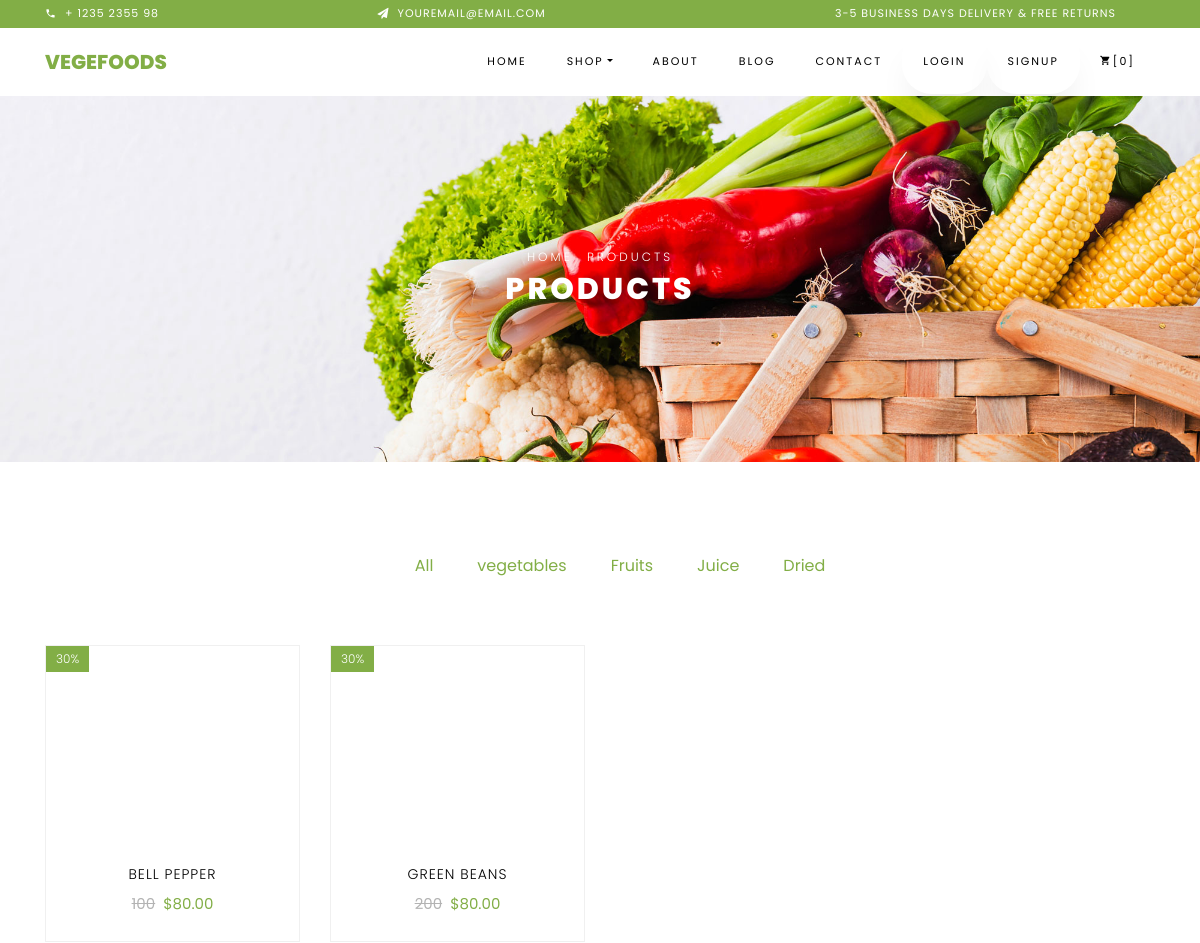
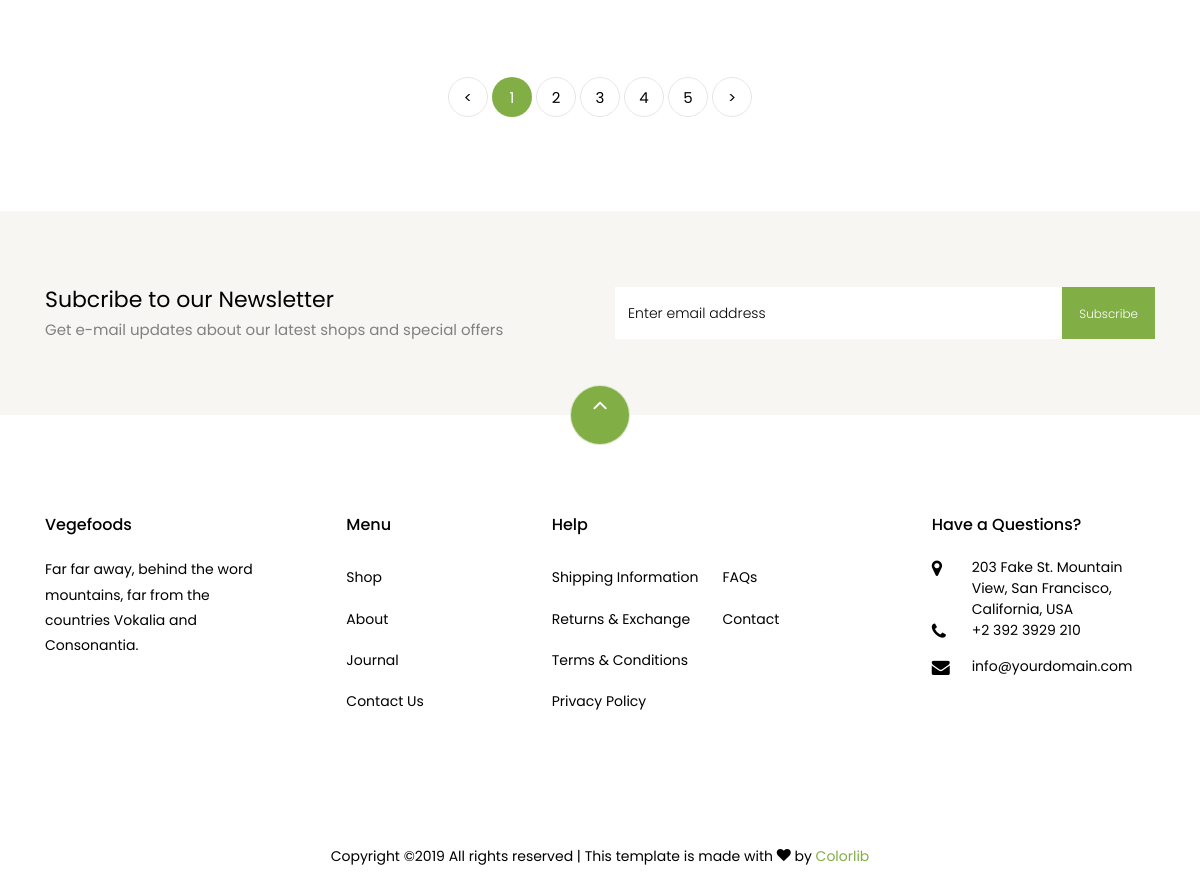
Page /cart/products/1 on the committed database (2 pictures, top to bottom).
### cart/models.py (models this page shows, shortened)
class Category(models.Model):
    category_name = models.CharField(max_length=128)

class Product(models.Model):
    name = models.CharField(max_length=128)
    image=models.ImageField(null=True, blank=True, upload_to="product_images")
    price=models.IntegerField()
    category=models.ForeignKey(Category, on_delete=models.CASCADE)

### cart/views.py (the view)
# urls.py: path('products/<int:category_id>',views.display_product,name="display_product")
def display_product(request,category_id):
    all_category=Category.objects.all()
    if(category_id == 0):
         products = Product.objects.all()
         category_name='all'
    else:
         category=Category.objects.get(pk=category_id)
         products = Product.objects.filter(category=category)
         category_name = category.category_name
    context={'products':products,'all_category':all_category,'category_name':category_name}
    return render(request,'cart/shop.html',context)

### cart/templates/cart/shop.html (shortened to what this page needs)
{% load static %}
<!DOCTYPE html>
<html lang="en">
 {% include 'cart/header.html' %}
  <body class="goto-here">
    {% include "cart/navbar.html" %}
    <div class="hero-wrap hero-bread" style="background-image:url({% static 'cart/images/bg_1.jpg' %});">
      <div class="container">
        <div class="row no-gutters slider-text align-items-center justify-content-center">
          <div class="col-md-9 ftco-animate text-center">
          	<p class="breadcrumbs"><span class="mr-2"><a href="index.html">Home</a></span> <span>Products</span></p>
            <h1 class="mb-0 bread">Products</h1>
          </div>
        </div>
      </div>
    </div>
    <section class="ftco-section">
    	<div class="container">
    		<div class="row justify-content-center">
    			<div class="col-md-10 mb-5 text-center">
						{% if all_category %}
						<ul class="product-category">
								<li><a href="{% url 'cart:display_product' 0 %}#All">All</a></li>
						{% for category in all_category %}
							<li><a href="{% url 'cart:display_product' category.id %}#{{ category.category_name }}">{{ category.category_name }}</a></li>
						{% endfor %}
						</ul>
					{% else %}
						<p>No category are available.</p>
					{% endif %}
    			</div>
			</div>
			{% if products  %}
    		<div class="row" id="{{ category_name }}">
				{% for p in products %}
    			<div class="col-md-6 col-lg-3 ftco-animate " >
    				<div class="product" >
    					<a href="#" class="img-prod"><img class="img-fluid" src="{{ p.image.url }}" alt="Colorlib Template">
    						<span class="status">30%</span>
    					</a>
    					<div class="text py-3 pb-4 px-3 text-center">
    						<h3><a href="#">{{ p.name }}</a></h3>
    						<div class="d-flex">
    							<div class="pricing">
		    						<p class="price"><span class="mr-2 price-dc">{{ p.price }}</span><span class="price-sale">$80.00</span></p>
		    					</div>
	    					</div>
    					</div>
    				</div>
				</div>
				{% endfor %}
				{% else  %}
				<p>no products available</p>
    			{% endif %}
    		</div>
    		<div class="row mt-5">
          <div class="col text-center">
            <div class="block-27">
              <ul>
                <li><a href="#">&lt;</a></li>
                <li class="active"><span>1</span></li>
                <li><a href="#">2</a></li>
                <li><a href="#">3</a></li>
                <li><a href="#">4</a></li>
                <li><a href="#">5</a></li>
                <li><a href="#">&gt;</a></li>
              </ul>
            </div>
          </div>
        </div>
    	</div>
    </section>
		<section class="ftco-section ftco-no-pt ftco-no-pb py-5 bg-light">
      <div class="container py-4">
        <div class="row d-flex justify-content-center py-5">
          <div class="col-md-6">
          	<h2 style="font-size: 22px;" class="mb-0">Subcribe to our Newsletter</h2>
          	<span>Get e-mail updates about our latest shops and special offers</span>
          </div>
          <div class="col-md-6 d-flex align-items-center">
            <form action="#" class="subscribe-form">
              <div class="form-group d-flex">
                <input type="text" class="form-control" placeholder="Enter email address">
                <input type="submit" value="Subscribe" class="submit px-3">
              </div>
            </form>
          </div>
        </div>
      </div>
    </section>
    {% include "cart/footer.html" %}
  </body>
</html>

### rows in the picture
Category: category_name "vegetables"
Category: category_name "Fruits"
Category: category_name "Juice"
Category: category_name "Dried"
Product: name "BELL PEPPER", price "100"
Product: name "GREEN BEANS", price "200"
